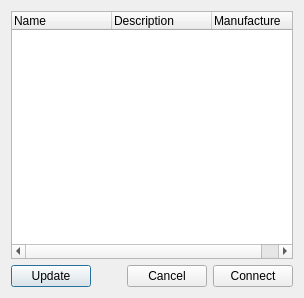
<?xml version="1.0" encoding="UTF-8"?>
<ui version="4.0">
 <class>SerialConnect</class>
 <widget class="QDialog" name="SerialConnect">
  <property name="geometry">
   <rect>
    <x>0</x>
    <y>0</y>
    <width>304</width>
    <height>298</height>
   </rect>
  </property>
  <property name="windowTitle">
   <string>Dialog</string>
  </property>
  <layout class="QVBoxLayout" name="verticalLayout">
   <item>
    <widget class="QTreeWidget" name="treeWidget">
     <column>
      <property name="text">
       <string>Name</string>
      </property>
     </column>
     <column>
      <property name="text">
       <string>Description</string>
      </property>
     </column>
     <column>
      <property name="text">
       <string>Manufacture</string>
      </property>
     </column>
    </widget>
   </item>
   <item>
    <layout class="QHBoxLayout" name="horizontalLayout">
     <item>
      <widget class="QPushButton" name="pushButtonUpdate">
       <property name="text">
        <string>Update</string>
       </property>
       <property name="shortcut">
        <string>F5</string>
       </property>
      </widget>
     </item>
     <item>
      <spacer name="horizontalSpacer">
       <property name="orientation">
        <enum>Qt::Horizontal</enum>
       </property>
       <property name="sizeHint" stdset="0">
        <size>
         <width>40</width>
         <height>20</height>
        </size>
       </property>
      </spacer>
     </item>
     <item>
      <widget class="QPushButton" name="pushButtonCancel">
       <property name="text">
        <string>Cancel</string>
       </property>
      </widget>
     </item>
     <item>
      <widget class="QPushButton" name="pushButtonConnect">
       <property name="text">
        <string>Connect</string>
       </property>
      </widget>
     </item>
    </layout>
   </item>
  </layout>
 </widget>
 <resources/>
 <connections/>
</ui>
